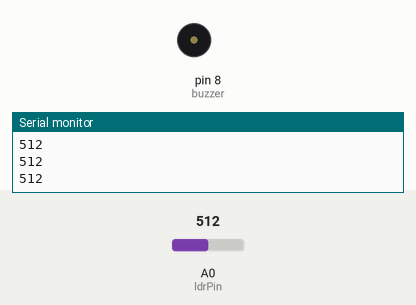
Bench run of a sketch on a simulated Arduino Uno, built with avr-gcc and run on an emulated ATmega328P. On the bench: buzzer (waves = sounding, pin HIGH), the last lines printed to the serial monitor. The test bench sets the inputs (shaded band); at power-on: A0 (ldrPin) = 512.

Above: at 1.2 s.
1.3 s: A0 (ldrPin) set to 481
At 2.0 s:
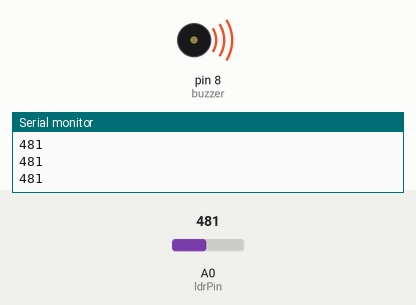
2.9 s: A0 (ldrPin) set to 510
At 3.3 s:
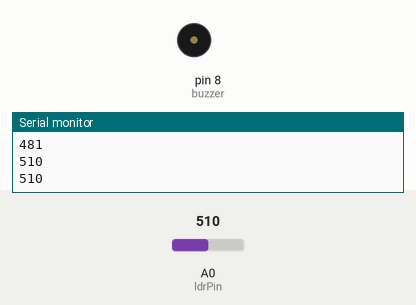
4.5 s: A0 (ldrPin) set to 490
At 5.9 s:
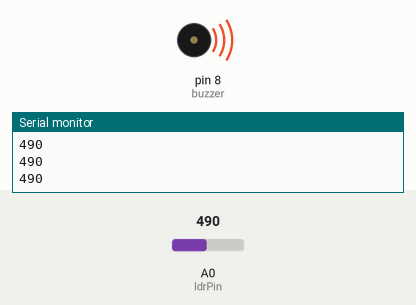
Timing chart, 0 to 7.5 s (numbered marks = the images above; inputs shaded):
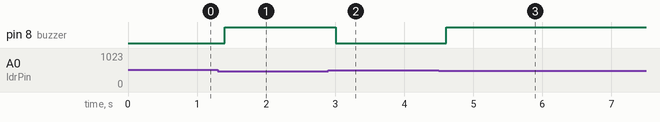

The sketch:

G9S5.ino
```cpp
int ldrPin = A0;
int buzzer = 8;
int ldrValue = 0;
int threshold = 500;   // Adjust according to light condition

void setup() {
  pinMode(buzzer, OUTPUT);
  Serial.begin(9600);
}

void loop() {
  ldrValue = analogRead(ldrPin);
  Serial.println(ldrValue);

  if (ldrValue < threshold) {
    digitalWrite(buzzer, HIGH);  // Alarm ON
  } else {
    digitalWrite(buzzer, LOW);   // Alarm OFF
  }

  delay(200);
}
```

Measured:
- the behaviour switches between 500 and 499 on A0 (ldrPin) (found by bisection; images 0 and 1)
- after the input at 1.3 s, pin 8 (buzzer): LOW → HIGH after 0.10 s
- after the input at 2.9 s, pin 8 (buzzer): HIGH → LOW after 0.10 s
- after the input at 4.5 s, pin 8 (buzzer): LOW → HIGH after 0.11 s
